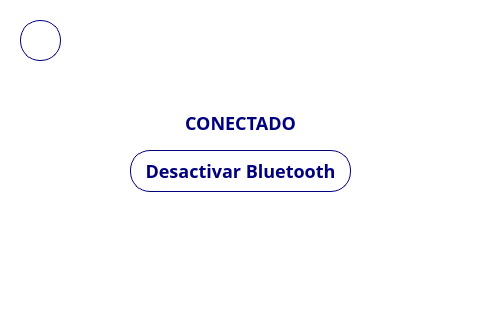
<?xml version="1.0" encoding="UTF-8"?>
<ui version="4.0">
 <class>MainWindow</class>
 <widget class="QMainWindow" name="MainWindow">
  <property name="geometry">
   <rect>
    <x>0</x>
    <y>0</y>
    <width>480</width>
    <height>320</height>
   </rect>
  </property>
  <property name="windowTitle">
   <string>MainWindow</string>
  </property>
  <property name="styleSheet">
   <string notr="true">background-color: white;
font-family: Poppins;
font-size:18px;
font-weight: 500;
display: grid;
place-content: center;</string>
  </property>
  <widget class="QWidget" name="centralwidget">
   <property name="styleSheet">
    <string notr="true">QPushButton {
	height: 40px;
	border-radius: 20px;
	border: 1px solid #00007f;
	background-color: white;
	color: #00007f;
}

QLabel {
	color: #00007f;
}
</string>
   </property>
   <widget class="QPushButton" name="deactBtn">
    <property name="geometry">
     <rect>
      <x>130</x>
      <y>150</y>
      <width>221</width>
      <height>42</height>
     </rect>
    </property>
    <property name="text">
     <string>Desactivar Bluetooth</string>
    </property>
   </widget>
   <widget class="QLabel" name="label">
    <property name="geometry">
     <rect>
      <x>180</x>
      <y>110</y>
      <width>121</width>
      <height>21</height>
     </rect>
    </property>
    <property name="styleSheet">
     <string notr="true">text-align: center;</string>
    </property>
    <property name="text">
     <string>&lt;html&gt;&lt;head/&gt;&lt;body&gt;&lt;p align=&quot;center&quot;&gt;CONECTADO&lt;/p&gt;&lt;/body&gt;&lt;/html&gt;</string>
    </property>
   </widget>
   <widget class="QPushButton" name="backBtn">
    <property name="geometry">
     <rect>
      <x>20</x>
      <y>20</y>
      <width>41</width>
      <height>41</height>
     </rect>
    </property>
    <property name="styleSheet">
     <string notr="true"/>
    </property>
    <property name="text">
     <string/>
    </property>
   </widget>
  </widget>
 </widget>
 <resources/>
 <connections/>
</ui>
